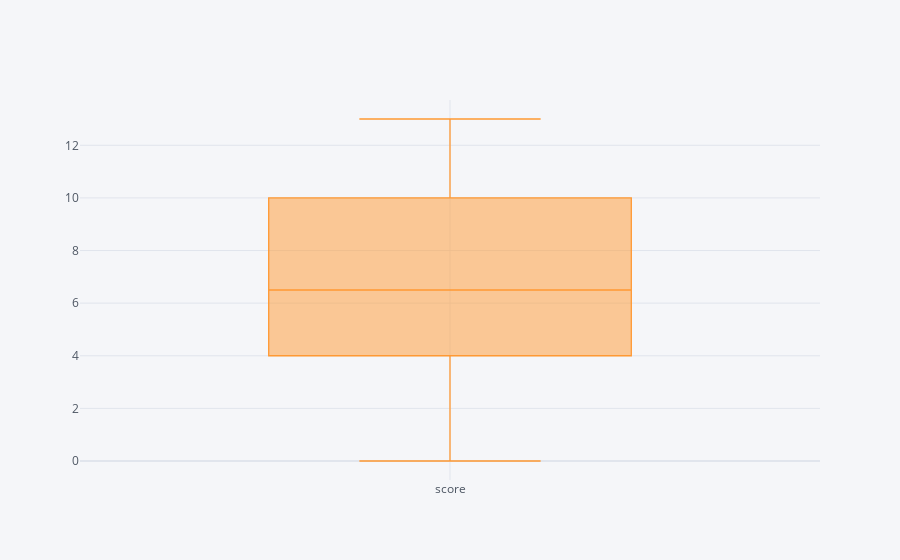
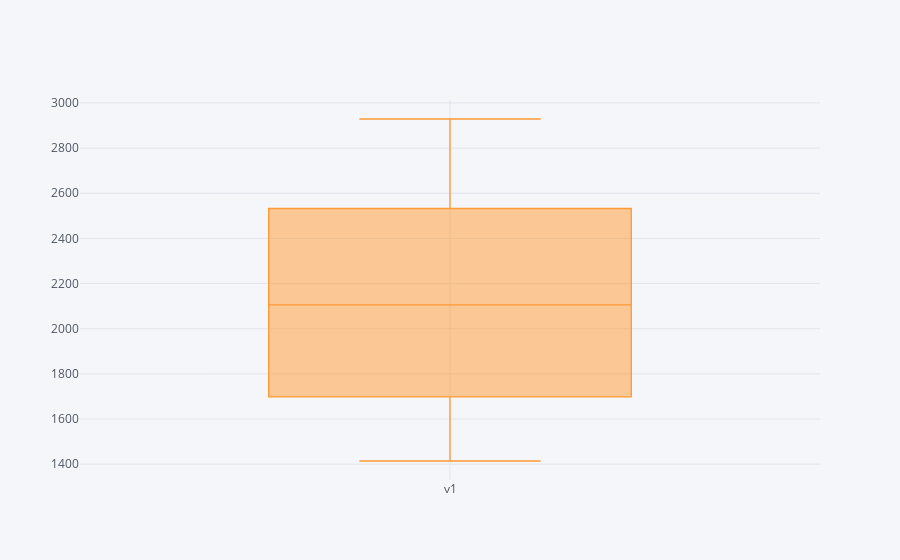
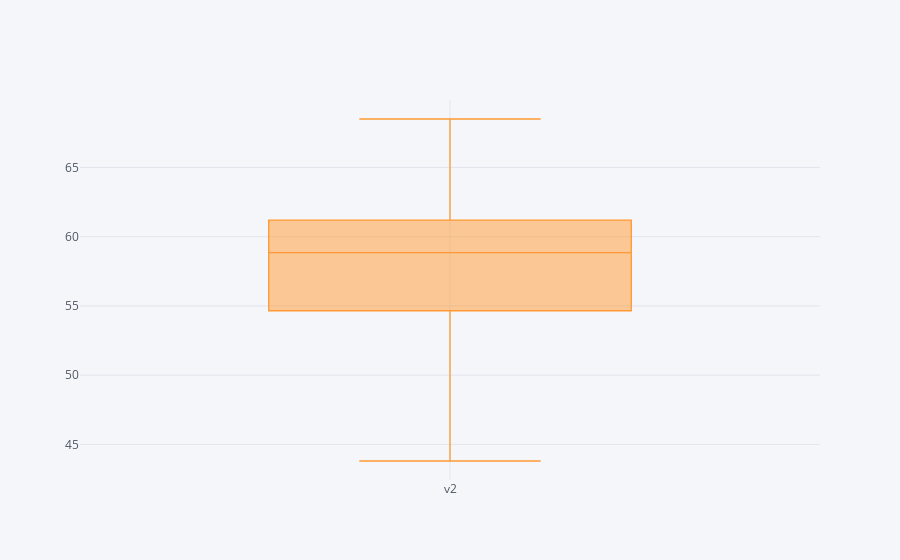
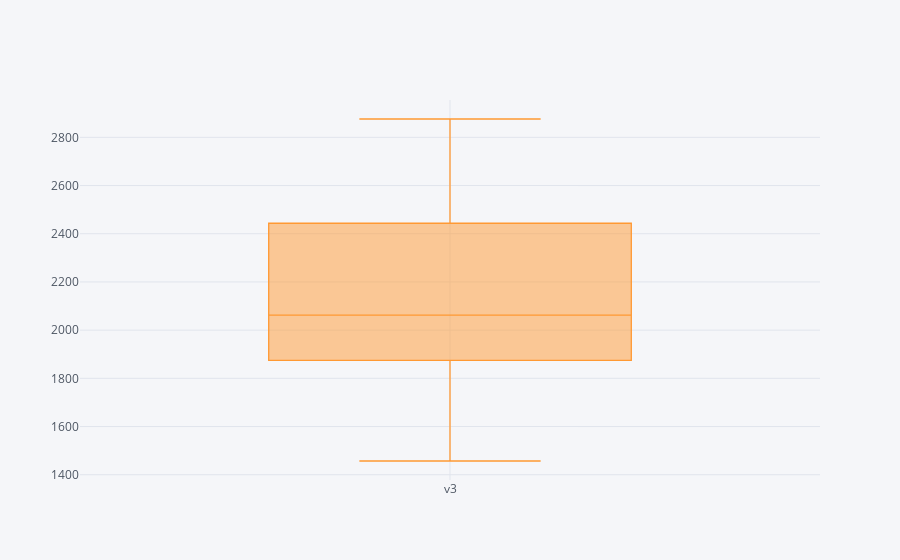

Notebook source saved alongside these figures, in order:
### Code cell
for i in cols:
    salchichas[i].iplot(kind='box')

### Figure 1 — Plotly figure (JSON) as saved in the notebook; plotly's stock layout.template omitted (floating-point values rounded to 4 significant figures)
{"data": [{"boxpoints": false, "line": {"width": 1.3}, "marker": {"color": "rgba(255, 153, 51, 1.0)"}, "name": "score", "orientation": "v", "type": "box", "y": [10, 11, 11, 13, 10, 11, 10, 11, 4, 2, 7, 10, 9, 9, 6, 5, 5, 5, 6, 4, 3, 3, 4, 10, 6, 8, 2, 0]}], "layout": {"legend": {"bgcolor": "#F5F6F9", "font": {"color": "#4D5663"}}, "paper_bgcolor": "#F5F6F9", "plot_bgcolor": "#F5F6F9", "title": {"font": {"color": "#4D5663"}}, "xaxis": {"gridcolor": "#E1E5ED", "showgrid": true, "tickfont": {"color": "#4D5663"}, "title": {"font": {"color": "#4D5663"}, "text": ""}, "zerolinecolor": "#E1E5ED"}, "yaxis": {"gridcolor": "#E1E5ED", "showgrid": true, "tickfont": {"color": "#4D5663"}, "title": {"font": {"color": "#4D5663"}, "text": ""}, "zerolinecolor": "#E1E5ED"}}}

### Figure 2 — Plotly figure (JSON) as saved in the notebook; plotly's stock layout.template omitted (floating-point values rounded to 4 significant figures)
{"data": [{"boxpoints": false, "line": {"width": 1.3}, "marker": {"color": "rgba(255, 153, 51, 1.0)"}, "name": "v1", "orientation": "v", "type": "box", "y": [1985, 2855, 1737, 2905, 1666, 2927, 2341, 2737, 1414, 1838, 1480, 2191, 2229, 2204, 2140, 1730, 2072, 2929, 2268, 1983, 1792, 1606, 1492, 2835, 2416, 1638, 2649, 1503]}], "layout": {"legend": {"bgcolor": "#F5F6F9", "font": {"color": "#4D5663"}}, "paper_bgcolor": "#F5F6F9", "plot_bgcolor": "#F5F6F9", "title": {"font": {"color": "#4D5663"}}, "xaxis": {"gridcolor": "#E1E5ED", "showgrid": true, "tickfont": {"color": "#4D5663"}, "title": {"font": {"color": "#4D5663"}, "text": ""}, "zerolinecolor": "#E1E5ED"}, "yaxis": {"gridcolor": "#E1E5ED", "showgrid": true, "tickfont": {"color": "#4D5663"}, "title": {"font": {"color": "#4D5663"}, "text": ""}, "zerolinecolor": "#E1E5ED"}}}

### Figure 3 — Plotly figure (JSON) as saved in the notebook; plotly's stock layout.template omitted (floating-point values rounded to 4 significant figures)
{"data": [{"boxpoints": false, "line": {"width": 1.3}, "marker": {"color": "rgba(255, 153, 51, 1.0)"}, "name": "v2", "orientation": "v", "type": "box", "y": [59.7, 55, 65.6, 61.4, 66.1, 61, 66.1, 58.9, 57, 58.9, 68.5, 59.2, 58.8, 58.6, 59.2, 54.4, 49.6, 54.3, 58.7, 51.7, 61.9, 52.7, 57.8, 59.7, 54.9, 65.3, 43.8, 53.5]}], "layout": {"legend": {"bgcolor": "#F5F6F9", "font": {"color": "#4D5663"}}, "paper_bgcolor": "#F5F6F9", "plot_bgcolor": "#F5F6F9", "title": {"font": {"color": "#4D5663"}}, "xaxis": {"gridcolor": "#E1E5ED", "showgrid": true, "tickfont": {"color": "#4D5663"}, "title": {"font": {"color": "#4D5663"}, "text": ""}, "zerolinecolor": "#E1E5ED"}, "yaxis": {"gridcolor": "#E1E5ED", "showgrid": true, "tickfont": {"color": "#4D5663"}, "title": {"font": {"color": "#4D5663"}, "text": ""}, "zerolinecolor": "#E1E5ED"}}}

### Figure 4 — Plotly figure (JSON) as saved in the notebook; plotly's stock layout.template omitted (floating-point values rounded to 4 significant figures)
{"data": [{"boxpoints": false, "line": {"width": 1.3}, "marker": {"color": "rgba(255, 153, 51, 1.0)"}, "name": "v3", "orientation": "v", "type": "box", "y": [2205, 2096, 1847, 1903, 1457, 1848, 1564, 2476, 2577, 2476, 1984, 1901, 1761, 1709, 1901, 2288, 2072, 2861, 2411, 2289, 2203, 2592, 2053, 1979, 2048, 1786, 2876, 2560]}], "layout": {"legend": {"bgcolor": "#F5F6F9", "font": {"color": "#4D5663"}}, "paper_bgcolor": "#F5F6F9", "plot_bgcolor": "#F5F6F9", "title": {"font": {"color": "#4D5663"}}, "xaxis": {"gridcolor": "#E1E5ED", "showgrid": true, "tickfont": {"color": "#4D5663"}, "title": {"font": {"color": "#4D5663"}, "text": ""}, "zerolinecolor": "#E1E5ED"}, "yaxis": {"gridcolor": "#E1E5ED", "showgrid": true, "tickfont": {"color": "#4D5663"}, "title": {"font": {"color": "#4D5663"}, "text": ""}, "zerolinecolor": "#E1E5ED"}}}
